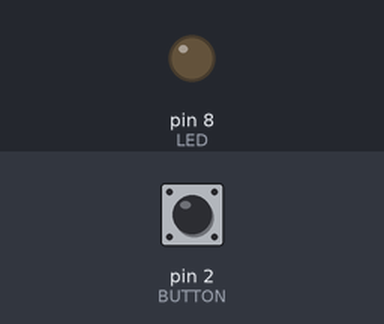
Simulated run of this sketch. Board: Arduino Uno, built with avr-gcc and run on an emulated ATmega328P. Shown: output pins drawn as LEDs (lit = HIGH). Inputs (shaded band) come from the test bench; at power-on: pin 2 (BUTTON) HIGH.

Above: at 1.2 s.
1.3 s: pin 2 (BUTTON) pulled LOW for 0.15 s
At 1.9 s:
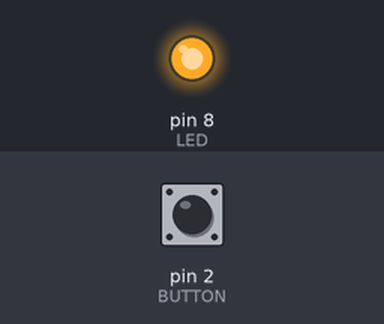
2.9 s: pin 2 (BUTTON) pulled LOW for 1 s
At 4.3 s:
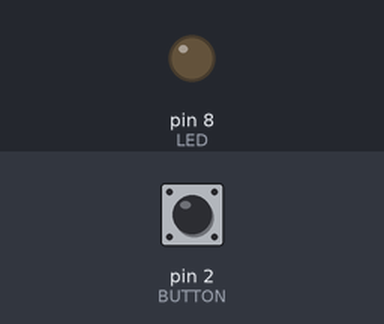
5.4 s: pin 2 (BUTTON) pulled LOW for 3.2 s
At 6.2 s:
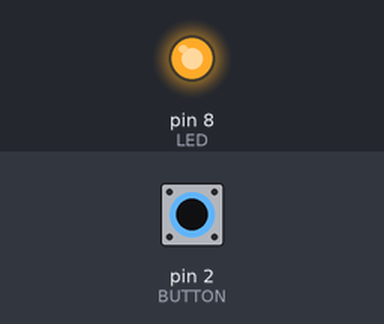
Timing chart, 0 to 8.4 s (numbered marks = the images above; inputs shaded):
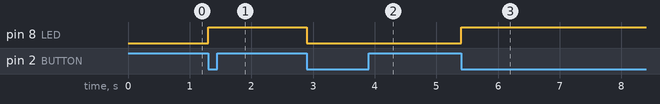

Measured:
- after the input at 1.3 s, pin 8 (LED): LOW → HIGH at once
- after the input at 2.9 s, pin 8 (LED): HIGH → LOW at once
- after the input at 5.4 s, pin 8 (LED): LOW → HIGH at once

The sketch:

Led_Push-Button.ino
```cpp
int LED = 8;
int BUTTON = 2;

int buttonState;
int lastButtonState;
int ledState = LOW;

void setup()
{
  Serial.begin(9600);
  pinMode(LED, OUTPUT);
  pinMode(BUTTON, INPUT);
  lastButtonState = digitalRead(BUTTON);
}

void loop()
{
  buttonState = digitalRead(BUTTON);
  if (buttonState != lastButtonState){
    lastButtonState = buttonState;
    if (buttonState == LOW){
      if (ledState == HIGH){
        ledState = LOW;
      }
      else{
        ledState = HIGH;
      }
      digitalWrite(LED, ledState);
    }
  }
}
```
